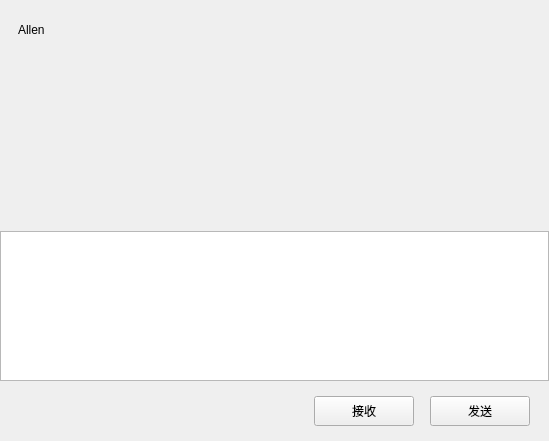
<?xml version="1.0" encoding="UTF-8"?>
<ui version="4.0">
 <class>ChatPage</class>
 <widget class="QWidget" name="ChatPage">
  <property name="geometry">
   <rect>
    <x>0</x>
    <y>0</y>
    <width>549</width>
    <height>441</height>
   </rect>
  </property>
  <property name="windowTitle">
   <string>Form</string>
  </property>
  <layout class="QVBoxLayout" name="verticalLayout">
   <property name="spacing">
    <number>0</number>
   </property>
   <property name="leftMargin">
    <number>0</number>
   </property>
   <property name="topMargin">
    <number>0</number>
   </property>
   <property name="rightMargin">
    <number>0</number>
   </property>
   <property name="bottomMargin">
    <number>0</number>
   </property>
   <item>
    <widget class="QWidget" name="chat_data_wid" native="true">
     <layout class="QVBoxLayout" name="verticalLayout_4">
      <property name="spacing">
       <number>0</number>
      </property>
      <property name="leftMargin">
       <number>0</number>
      </property>
      <property name="topMargin">
       <number>0</number>
      </property>
      <property name="rightMargin">
       <number>0</number>
      </property>
      <property name="bottomMargin">
       <number>0</number>
      </property>
      <item>
       <widget class="QWidget" name="title_wid" native="true">
        <property name="minimumSize">
         <size>
          <width>0</width>
          <height>60</height>
         </size>
        </property>
        <property name="maximumSize">
         <size>
          <width>16777215</width>
          <height>60</height>
         </size>
        </property>
        <layout class="QVBoxLayout" name="verticalLayout_5">
         <item>
          <widget class="QWidget" name="widget_5" native="true">
           <layout class="QHBoxLayout" name="horizontalLayout_3">
            <item>
             <widget class="QLabel" name="title_lb">
              <property name="text">
               <string>Allen</string>
              </property>
             </widget>
            </item>
           </layout>
          </widget>
         </item>
        </layout>
       </widget>
      </item>
      <item>
       <widget class="ChatView" name="chat_data_list" native="true">
        <property name="minimumSize">
         <size>
          <width>0</width>
          <height>0</height>
         </size>
        </property>
        <property name="maximumSize">
         <size>
          <width>16777215</width>
          <height>16777215</height>
         </size>
        </property>
       </widget>
      </item>
      <item>
       <widget class="QWidget" name="tool_wid" native="true">
        <property name="sizePolicy">
         <sizepolicy hsizetype="Preferred" vsizetype="Preferred">
          <horstretch>0</horstretch>
          <verstretch>0</verstretch>
         </sizepolicy>
        </property>
        <property name="minimumSize">
         <size>
          <width>0</width>
          <height>60</height>
         </size>
        </property>
        <property name="maximumSize">
         <size>
          <width>16777215</width>
          <height>60</height>
         </size>
        </property>
        <layout class="QHBoxLayout" name="horizontalLayout_4">
         <property name="spacing">
          <number>2</number>
         </property>
         <property name="leftMargin">
          <number>2</number>
         </property>
         <property name="topMargin">
          <number>2</number>
         </property>
         <property name="rightMargin">
          <number>2</number>
         </property>
         <property name="bottomMargin">
          <number>2</number>
         </property>
         <item>
          <spacer name="horizontalSpacer_2">
           <property name="orientation">
            <enum>Qt::Orientation::Horizontal</enum>
           </property>
           <property name="sizeType">
            <enum>QSizePolicy::Policy::Fixed</enum>
           </property>
           <property name="sizeHint" stdset="0">
            <size>
             <width>5</width>
             <height>20</height>
            </size>
           </property>
          </spacer>
         </item>
         <item>
          <widget class="GDClickedLabel" name="emo_lb">
           <property name="minimumSize">
            <size>
             <width>25</width>
             <height>25</height>
            </size>
           </property>
           <property name="maximumSize">
            <size>
             <width>25</width>
             <height>25</height>
            </size>
           </property>
           <property name="text">
            <string/>
           </property>
          </widget>
         </item>
         <item>
          <spacer name="horizontalSpacer_4">
           <property name="orientation">
            <enum>Qt::Orientation::Horizontal</enum>
           </property>
           <property name="sizeType">
            <enum>QSizePolicy::Policy::Fixed</enum>
           </property>
           <property name="sizeHint" stdset="0">
            <size>
             <width>5</width>
             <height>20</height>
            </size>
           </property>
          </spacer>
         </item>
         <item>
          <widget class="GDClickedLabel" name="file_lb">
           <property name="minimumSize">
            <size>
             <width>25</width>
             <height>25</height>
            </size>
           </property>
           <property name="maximumSize">
            <size>
             <width>25</width>
             <height>25</height>
            </size>
           </property>
           <property name="text">
            <string/>
           </property>
          </widget>
         </item>
         <item>
          <spacer name="horizontalSpacer_3">
           <property name="orientation">
            <enum>Qt::Orientation::Horizontal</enum>
           </property>
           <property name="sizeHint" stdset="0">
            <size>
             <width>40</width>
             <height>20</height>
            </size>
           </property>
          </spacer>
         </item>
        </layout>
       </widget>
      </item>
      <item>
       <widget class="MessageTextEdit" name="chatEdit">
        <property name="minimumSize">
         <size>
          <width>0</width>
          <height>150</height>
         </size>
        </property>
        <property name="maximumSize">
         <size>
          <width>16777215</width>
          <height>150</height>
         </size>
        </property>
       </widget>
      </item>
      <item>
       <widget class="QWidget" name="send_wid" native="true">
        <property name="minimumSize">
         <size>
          <width>0</width>
          <height>60</height>
         </size>
        </property>
        <property name="maximumSize">
         <size>
          <width>16777215</width>
          <height>60</height>
         </size>
        </property>
        <layout class="QHBoxLayout" name="horizontalLayout_5">
         <item>
          <spacer name="horizontalSpacer_5">
           <property name="orientation">
            <enum>Qt::Orientation::Horizontal</enum>
           </property>
           <property name="sizeHint" stdset="0">
            <size>
             <width>40</width>
             <height>20</height>
            </size>
           </property>
          </spacer>
         </item>
         <item>
          <widget class="GDClickedBtn" name="receive_btn">
           <property name="minimumSize">
            <size>
             <width>100</width>
             <height>30</height>
            </size>
           </property>
           <property name="maximumSize">
            <size>
             <width>100</width>
             <height>30</height>
            </size>
           </property>
           <property name="text">
            <string>接收</string>
           </property>
          </widget>
         </item>
         <item>
          <spacer name="horizontalSpacer_7">
           <property name="orientation">
            <enum>Qt::Orientation::Horizontal</enum>
           </property>
           <property name="sizeType">
            <enum>QSizePolicy::Policy::Fixed</enum>
           </property>
           <property name="sizeHint" stdset="0">
            <size>
             <width>10</width>
             <height>20</height>
            </size>
           </property>
          </spacer>
         </item>
         <item>
          <widget class="GDClickedBtn" name="send_btn">
           <property name="minimumSize">
            <size>
             <width>100</width>
             <height>30</height>
            </size>
           </property>
           <property name="maximumSize">
            <size>
             <width>100</width>
             <height>30</height>
            </size>
           </property>
           <property name="text">
            <string>发送</string>
           </property>
          </widget>
         </item>
         <item>
          <spacer name="horizontalSpacer_6">
           <property name="orientation">
            <enum>Qt::Orientation::Horizontal</enum>
           </property>
           <property name="sizeType">
            <enum>QSizePolicy::Policy::Fixed</enum>
           </property>
           <property name="sizeHint" stdset="0">
            <size>
             <width>10</width>
             <height>20</height>
            </size>
           </property>
          </spacer>
         </item>
        </layout>
       </widget>
      </item>
     </layout>
    </widget>
   </item>
  </layout>
 </widget>
 <customwidgets>
  <customwidget>
   <class>GDClickedBtn</class>
   <extends>QPushButton</extends>
   <header location="global">gdclickedbtn.h</header>
  </customwidget>
  <customwidget>
   <class>GDClickedLabel</class>
   <extends>QLabel</extends>
   <header>gdclickedlabel.h</header>
  </customwidget>
  <customwidget>
   <class>ChatView</class>
   <extends>QWidget</extends>
   <header>chatview.h</header>
   <container>1</container>
  </customwidget>
  <customwidget>
   <class>MessageTextEdit</class>
   <extends>QTextEdit</extends>
   <header location="global">messagetextedit.h</header>
  </customwidget>
 </customwidgets>
 <resources/>
 <connections/>
</ui>
